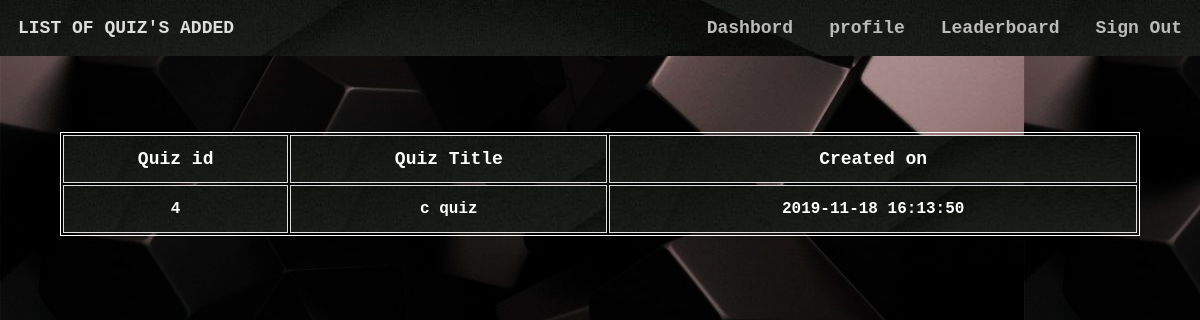
The app's page /quizz.php (signed in) with its own data.
### tables this page shows
CREATE TABLE IF NOT EXISTS `quiz` (
  `quizid` int(11) NOT NULL AUTO_INCREMENT,
  `quizname` varchar(20) NOT NULL,
  `date_created` timestamp NOT NULL DEFAULT CURRENT_TIMESTAMP,
  `mail` varchar(30) DEFAULT NULL,
  PRIMARY KEY (`quizid`),
  KEY `mail` (`mail`)
);

### quizz.php (the view, shortened to what this page needs)
<html>
<head>
</head>
<?php
                $conn = mysqli_connect("localhost","root","","online_examination");
                if (!$conn) {
    echo "<script>alert(\"Database error retry after some time !\")</script>";
} else {
    $username1 = $_SESSION["username"];
}
?>
<body style="margin: 0 !important;font-weight: bolder !important;
background-image:url(./images/dark.png);font-family: 'Courier New', Courier, monospace;height:auto;color:#fff">
    <div id="main" style="height: auto;color:#fff !important">
        <div class="navbar" style="display: inline-flex;width: 100%;color:#ddd;position:fixed;">
            <section style="margin: 1.5vw;">LIST OF QUIZ'S ADDED</section>
            <ul style="display: inline-flex;padding: 0 !important;margin: 0;float: right;right: 0;position: fixed;width: 50vw;">
                <li onclick="dash()">Dashbord</li>
                <li onclick="prof()">profile</li>
                <li onclick="lead()">Leaderboard</li>
                <li onclick="lo()">Sign Out</li>
            </ul>
        </div><br><br>
<section id="score">
    <br>
            <?php
            $sql ="select * from quiz where mail='{$username1}'";
            $res=mysqli_query($conn,$sql);
            if($res)
            {
                echo "<table id=\"sc\"><thead><tr><td>Quiz id</td>&nbsp;<td>Quiz Title</td><td>Created on</td></tr></thead>";
                while ($row = mysqli_fetch_assoc($res)) {
                    echo "<tr><td>".$row["quizid"]."</td><td>".$row["quizname"]."</td><td>".$row["date_created"]."</td></tr>";
                }
                echo "</table>";
            }
            ?>
        </section>
    </body>
</html>

### quizz.php (style rules this page uses)
li { margin: 1.5vw; font-size:1.5vw; color:#bbb; }
ul { list-style: none; width: auto !important; }
.navbar { background-image: url(./images/header.png) !important; font-size: 1.5vw; }
table { width: 90vw; margin-left: 5vw; margin-right: 5vw; align-content: center; border: 1px solid white; margin-top:5vw; }
thead { font-weight:900; font-size: 1.5vw; }
td { width: auto; border: 1px solid #ddd; text-align: center; height: 4vw; font-weight: bold; background-image:url("./images/header.png"); }

### records on screen
quiz: quizid "4", quizname "c quiz", date_created "2019-11-18 16:13:50"
